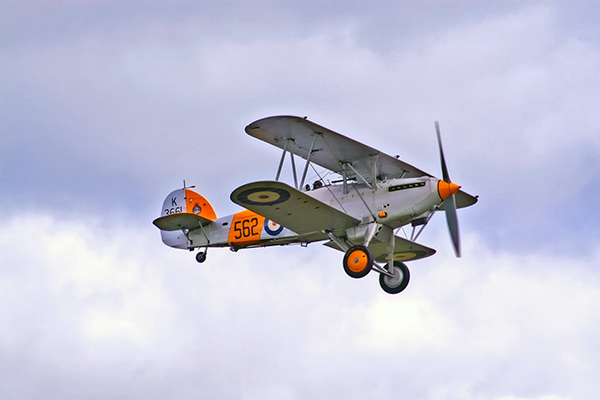
#> input picture data2/airplane.bmp, 600 x 400 px, given in place of opencv-logo-white.png, which was not available
$ python mask_op2.py
#> lines starting #> are read from the running program, lines starting #| are printed output that depends on the picture; pictures that were not available may be replaced by others from this repository, and a replacement may not be noted
import cv2, sys

# 이미지 불러오기
# img = cv2.imread('data2/opencv-logo-white.png') -> 알파채널 안나옴
logo = cv2.imread('data2/opencv-logo-white.png', cv2.IMREAD_UNCHANGED)
#> logo is the input picture: shape (400, 600, 3); mean B, G, R 217.1, 197.6, 196.8
src = cv2.imread('data2/cat.bmp')
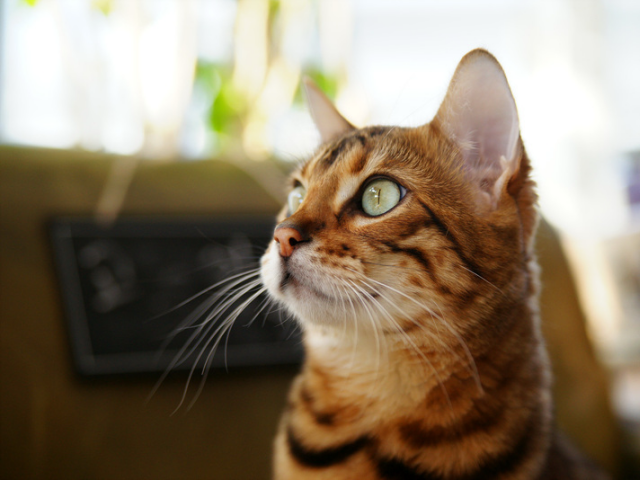
#> input picture data2/cat.bmp, 640 x 480 px
#> src is the input picture: shape (480, 640, 3); mean B, G, R 104.5, 125.6, 140.8

# 모든 행, 모든 열 0-2번 채널
logo = logo[:,:,0:3]
print(logo.shape)
#| (400, 600, 3)

# 알파채널만 슬라이싱
mask = logo[:,:,0:3]
# print(mask.shape)

# mask의 영역
h,w = mask.shape[:2]
#> h = 400; w = 600
crop = src[10:10+h, 10:10+w]
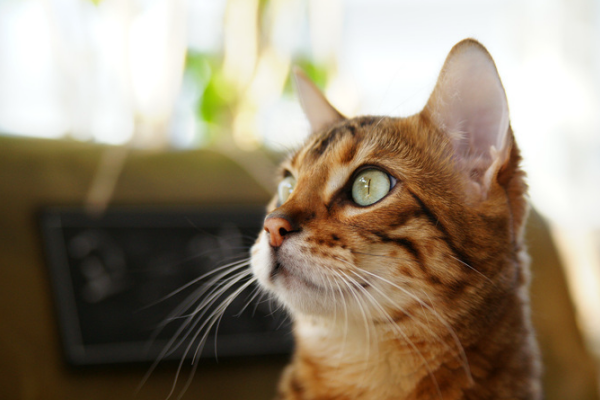
#> crop: shape (400, 600, 3); mean B, G, R 113.7, 134.6, 149


# 마스크 연산
cv2.copyTo(logo, mask, crop)
cv2.imshow('src', src)
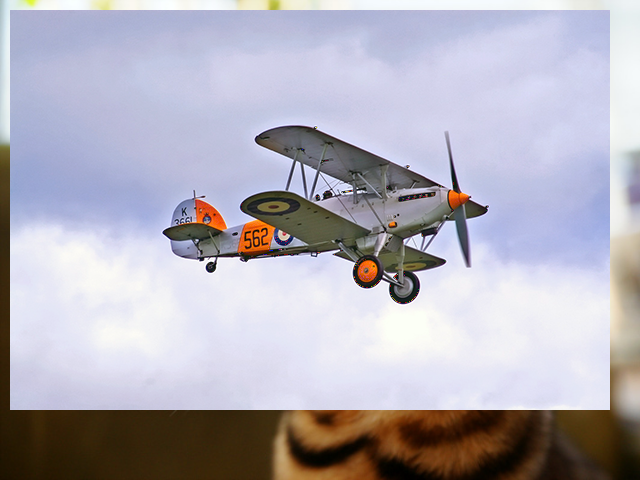
#> window 'src': shape (480, 640, 3); mean B, G, R 185.5, 174.9, 178.2
cv2.imshow('logo', logo)
cv2.imshow('mask',mask)
cv2.waitKey()
cv2.destroyAllWindows()
